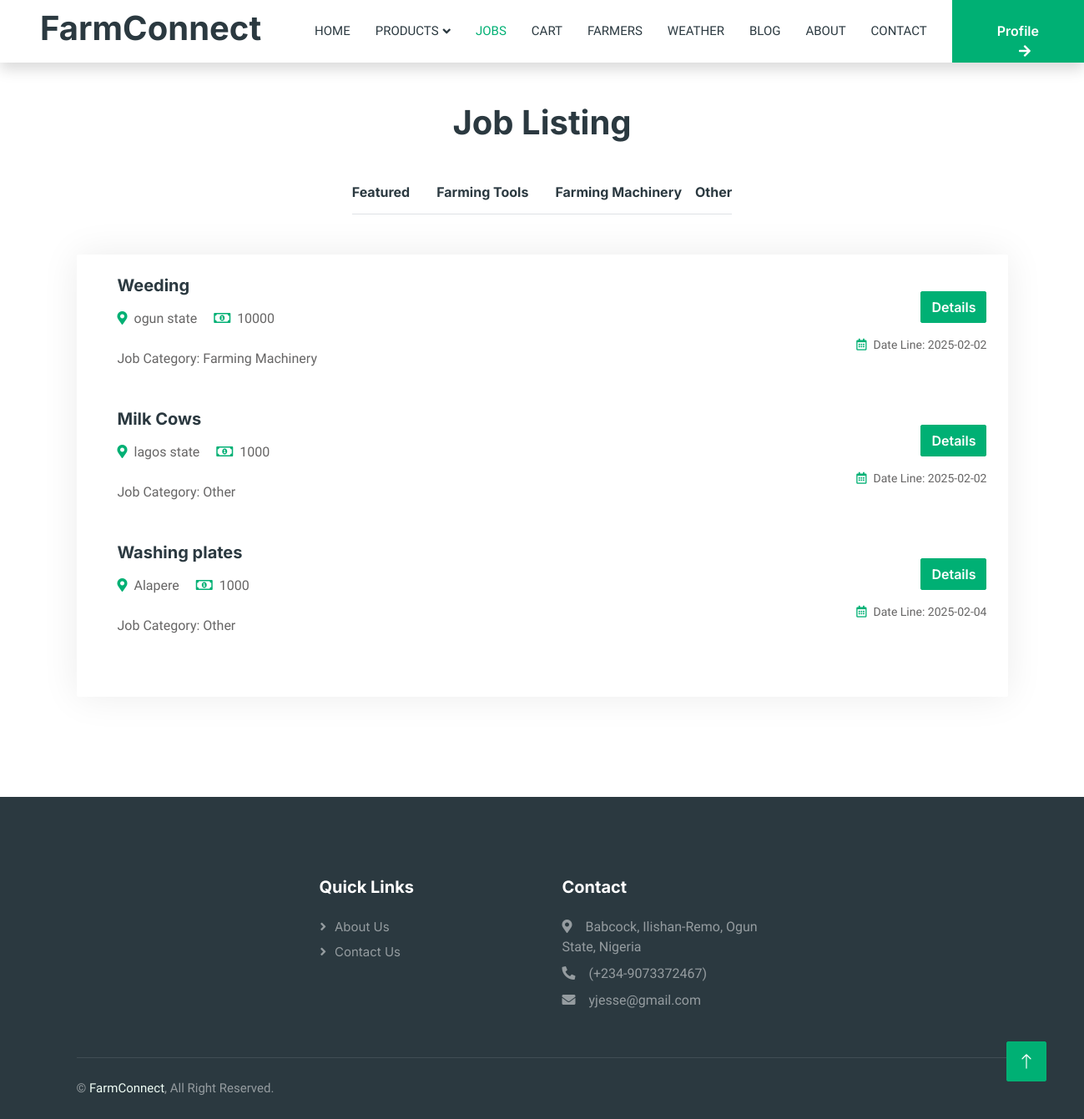
Screenshot of /job-list.php (signed in) with the database file from the repository.
### tables this page shows
CREATE TABLE `jobs` (
  `jobId` int(11) NOT NULL,
  `farmerId` int(11) NOT NULL,
  `jobType` varchar(100) NOT NULL,
  `jobCategory` varchar(100) NOT NULL,
  `jobDescription` varchar(150) NOT NULL,
  `jobResponsibility` varchar(255) NOT NULL,
  `farmLocation` varchar(250) NOT NULL,
  `dailyRate` int(11) NOT NULL,
  `creationDate` date NOT NULL,
  `dateLine` date NOT NULL
);

### job-list.php (the view, shortened to what this page needs)
<?php
include 'connect.php';
?>
<!DOCTYPE html>
<html lang="en">
<head>
    <link href="https://cdnjs.cloudflare.com/ajax/libs/font-awesome/5.10.0/css/all.min.css" rel="stylesheet">
    <link href="https://cdn.jsdelivr.net/npm/bootstrap-icons@1.4.1/font/bootstrap-icons.css" rel="stylesheet">
    <link href="lib/animate/animate.min.css" rel="stylesheet">
    <link href="lib/owlcarousel/assets/owl.carousel.min.css" rel="stylesheet">
    <link href="css/bootstrap.min.css" rel="stylesheet">
    <link href="css/style.css" rel="stylesheet">
</head>
<body>
    <div class="container-xxl bg-white p-0">
        <?php
            if(!isset($_SESSION['role'])){
        ?>
                <nav class="navbar navbar-expand-lg bg-white navbar-light shadow sticky-top p-0">
                    <a href="Index.php" class="navbar-brand d-flex align-items-center text-center py-0 px-4 px-lg-5">
                        <h1>FarmConnect</h1>
                    </a>
                    <button type="button" class="navbar-toggler me-4" data-bs-toggle="collapse" data-bs-target="#navbarCollapse">
                        <span class="navbar-toggler-icon"></span>
                    </button>
                    <div class="collapse navbar-collapse" id="navbarCollapse">
                        <div class="navbar-nav ms-auto p-4 p-lg-0">
                            <a href="Index.php" class="nav-item nav-link">Home</a>
                            <div class="nav-item dropdown">
                                <a href="#" class="nav-link dropdown-toggle" data-bs-toggle="dropdown">Products</a>
                                <div class="dropdown-menu rounded-0 m-0">
                                    <a href="product-list-vegetable.php" class="dropdown-item">Vegetable</a>
                                    <a href="product-list-fruit.php" class="dropdown-item">Fruit</a>
                                    <a href="product-list-grain.php" class="dropdown-item">Grain</a>
                                    <a href="product-list-legume.php" class="dropdown-item">Legume</a>
                                    <a href="product-list-egg.php" class="dropdown-item">Egg</a>
                                    <a href="product-list-meatOrFish.php" class="dropdown-item">Meat or Fish</a>
                                    <a href="product-list-dairy.php" class="dropdown-item">Dairy</a>
                                    <a href="product-list-other.php" class="dropdown-item">Other</a>
                                </div>
                            </div>
                            <a href="job-list.php" class="nav-item nav-link active">Jobs</a>
                            <a href="Farmers.php" class="nav-item nav-link">Farmers</a>
                            <a href="Weather.php" class="nav-item nav-link">Weather</a>
                            <a href="Blog.php" class="nav-item nav-link">Blog</a>
                            <a href="About.php" class="nav-item nav-link">About</a>
                            <a href="Contact.php" class="nav-item nav-link">Contact</a>
                            <a href="./LoginAs.html" class="nav-item nav-link">Login</a>
                        </div>
                        <a href="SignUpRoles.html" class="btn btn-primary rounded-0 py-4 px-lg-5 d-lg-block">SIGN UP<i class="fa fa-arrow-right ms-3"></i></a>
                    </div>
                </nav>
        <?php
            }
            else{
        ?>
                <nav class="navbar navbar-expand-lg bg-white navbar-light shadow sticky-top p-0">
                    <a href="Homepage.php" class="navbar-brand d-flex align-items-center text-center py-0 px-4 px-lg-5">
                        <h1>FarmConnect</h1>
                    </a>
                    <div class="collapse navbar-collapse" id="navbarCollapse">
                        <div class="navbar-nav ms-auto p-4 p-lg-0">
                            <a href="Homepage.php" class="nav-item nav-link">Home</a>
                            <div class="nav-item dropdown">
                                <a href="#" class="nav-link dropdown-toggle" data-bs-toggle="dropdown">Products</a>
                            </div>
                            <a href="job-list.php" class="nav-item nav-link active">Jobs</a>
                            <a href="Cart.php" class="nav-item nav-link">Cart</a>
                            <a href="Farmers.php" class="nav-item nav-link">Farmers</a>
                            <a href="Weather.php" class="nav-item nav-link">Weather</a>
                            <a href="Blog.php" class="nav-item nav-link">Blog</a>
                            <a href="About.php" class="nav-item nav-link">About</a>
                            <a href="Contact.php" class="nav-item nav-link">Contact</a>
                        </div>
                        <a href="Profile.php" class="btn btn-primary rounded-0 py-4 px-lg-5 d-lg-block">Profile<i class="fa fa-arrow-right ms-3"></i></a>
                    </div>
                </nav>
        <?php
            }
        ?>
        <div class="container-xxl py-5">
                <div class="container">
                    <h1 class="text-center mb-5 wow fadeInUp" data-wow-delay="0.1s">Job Listing</h1>
                    <div class="tab-class text-center wow fadeInUp" data-wow-delay="0.3s">
                        <ul class="nav nav-pills d-inline-flex justify-content-center border-bottom mb-5">
                            <li class="nav-item">
                                <a class="d-flex align-items-center text-start mx-3 ms-0 pb-3" href="job-list.php">
                                    <h6 class="mt-n1 mb-0">Featured</h6>
                                </a>
                            </li>
                            <li class="nav-item">
                                <a class="d-flex align-items-center text-start mx-3 pb-3" href="job-list-farming-tools.php">
                                    <h6 class="mt-n1 mb-0">Farming Tools</h6>
                                </a>
                            </li>
                            <li class="nav-item">
                                <a class="d-flex align-items-center text-start mx-3 me-0 pb-3" href="job-list-farming-machinery.php">
                                    <h6 class="mt-n1 mb-0">Farming Machinery</h6>
                                </a>
                            </li>
                            <li class="nav-item">
                                <a class="d-flex align-items-center text-start mx-3 me-0 pb-3" href="job-list-other.php">
                                    <h6 class="mt-n1 mb-0">Other</h6>
                                </a>
                            </li>
                        </ul>
                        <div class="tab-content">
                            <div id="tab-1" class="tab-pane fade show p-0 active">
                                <div class="job-item p-4 mb-4">
                                    <?php
                                        $getJobs = "SELECT * FROM jobs";
                                        $getJobsResult = mysqli_query($conn, $getJobs);
                                        if ($getJobsResult && mysqli_num_rows($getJobsResult) > 0) {
                                            while ($row = mysqli_fetch_assoc($getJobsResult)) {
                                                $jobId = $row['jobId'];
                                                $jobType = htmlspecialchars($row['jobType']);
                                                $jobCategory = htmlspecialchars($row['jobCategory']);
                                                $dailyRate = htmlspecialchars($row['dailyRate']);
                                                $farmLocation = htmlspecialchars($row['farmLocation']);
                                                $dateLine = htmlspecialchars($row['dateLine']);
                                                echo '
                                                    <div class="row g-4">
                                                        <div class="col-sm-12 col-md-8 d-flex align-items-center">
                                                            <div class="text-start ps-4">
                                                                <h5 class="mb-3">' . $jobType . '</h5>
                                                                <span class="text-truncate me-3"><i class="fa fa-map-marker-alt text-primary me-2"></i>' . $farmLocation . '</span>
                                                                <span class="text-truncate me-0"><i class="far fa-money-bill-alt text-primary me-2"></i>' . $dailyRate . '</span></br></br>
                                                                <span class="text-truncate me-3">Job Category: ' . $jobCategory . '</span>
                                                            </div>
                                                        </div>
                                                        <div class="col-sm-12 col-md-4 d-flex flex-column align-items-start align-items-md-end justify-content-center">
                                                            <div class="d-flex mb-3">
                                                                <a class="btn btn-primary" href="job-detail.php?jobId=' . $jobId . '">Details</a>
                                                            </div>
                                                            <small class="text-truncate"><i class="far fa-calendar-alt text-primary me-2"></i>Date Line: ' . $dateLine . '</small>
                                                        </div>
                                                    </div></br></br>';
                                            }
                                        } else {
                                            echo "<p>No jobs available.</p>";
                                        }
                                    ?>
                                </div>
                            </div>
                        </div>
                    </div>
                </div>
            </div>
        <div class="container-fluid bg-dark text-white-50 footer pt-5 mt-5 wow fadeIn" data-wow-delay="0.1s">
            <div class="container py-5">
                <div class="row g-5" style="display: flex; align-items: start; justify-content: center;">
                    <div class="col-lg-3 col-md-6">
                        <h5 class="text-white mb-4">Quick Links</h5>
                        <a class="btn btn-link text-white-50" href="About.php">About Us</a>
                        <a class="btn btn-link text-white-50" href="Contact.php">Contact Us</a>
                    </div>
                    <div class="col-lg-3 col-md-6">
                        <h5 class="text-white mb-4">Contact</h5>
                        <p class="mb-2"><i class="fa fa-map-marker-alt me-3"></i>Babcock, Ilishan-Remo, Ogun State, Nigeria</p>
                        <p class="mb-2"><i class="fa fa-phone-alt me-3"></i>(+234-9073372467)</p>
                        <p class="mb-2"><i class="fa fa-envelope me-3"></i>yjesse@gmail.com</p>
                    </div>
                </div>
            </div>
            <div class="container">
                <div class="copyright">
                    <div class="row">
                        <div class="col-md-6 text-center text-md-start mb-3 mb-md-0">
                            &copy; <a href="#">FarmConnect</a>, All Right Reserved.
                        </div>
                    </div>
                </div>
            </div>
        </div>
        <a href="#" class="btn btn-lg btn-primary btn-lg-square back-to-top"><i class="bi bi-arrow-up"></i></a>
    </div>
</body>
</html>

### css/style.css (style rules this page uses)
:root { --primary: #00B074; --secondary: #2B9BFF; --light: #EFFDF5; --dark: #2B3940; }
.back-to-top { position: fixed; display: none; right: 45px; bottom: 45px; z-index: 99; }
.btn { font-family: 'Inter', sans-serif; font-weight: 600; transition: .5s; }
.btn.btn-primary, .btn.btn-secondary { color: #FFFFFF; }
.btn-lg-square { width: 48px; height: 48px; }
.btn-square, .btn-sm-square, .btn-lg-square { padding: 0; display: flex; align-items: center; justify-content: center; font-weight: normal; border-radius: 2px; }
.navbar .dropdown-toggle::after { border: none; content: "\f107"; font-family: "Font Awesome 5 Free"; font-weight: 900; vertical-align: middle; margin-left: 5px; transition: .5s; }
.navbar-dark .navbar-nav .nav-link, .navbar-light .navbar-nav .nav-link { margin-right: 30px; padding: 25px 0; color: #FFFFFF; font-size: 15px; text-transform: uppercase; outline: none; }
.navbar-dark .navbar-nav .nav-link:hover, .navbar-dark .navbar-nav .nav-link.active, .navbar-light .navbar-nav .nav-link:hover, .navbar-light .navbar-nav .nav-link.active { color: var(--primary); }
.navbar-light .navbar-brand, .navbar-light a.btn { height: 75px; }
.navbar-light .navbar-nav .nav-link { color: var(--dark); font-weight: 500; }
.navbar-light.sticky-top { top: -100px; transition: .5s; }
.job-item { border: 1px solid transparent; border-radius: 2px; box-shadow: 0 0 45px rgba(0, 0, 0, .08); transition: .5s; }
.footer .btn.btn-link { display: block; margin-bottom: 5px; padding: 0; text-align: left; font-size: 15px; font-weight: normal; text-transform: capitalize; transition: .3s; }
.footer .btn.btn-link::before { position: relative; content: "\f105"; font-family: "Font Awesome 5 Free"; font-weight: 900; margin-right: 10px; }
.footer .copyright { padding: 25px 0; font-size: 15px; border-top: 1px solid rgba(256, 256, 256, .1); }
.footer .copyright a { color: var(--light); }

### rows the page displays
jobs: jobType "Weeding", farmLocation "ogun state", dailyRate "10000", jobCategory "Farming Machinery", dateLine "2025-02-02"
jobs: jobType "Milk Cows", farmLocation "lagos state", dailyRate "1000", jobCategory "Other", dateLine "2025-02-02"
jobs: jobType "Washing plates", farmLocation "Alapere", dailyRate "1000", jobCategory "Other", dateLine "2025-02-04"
